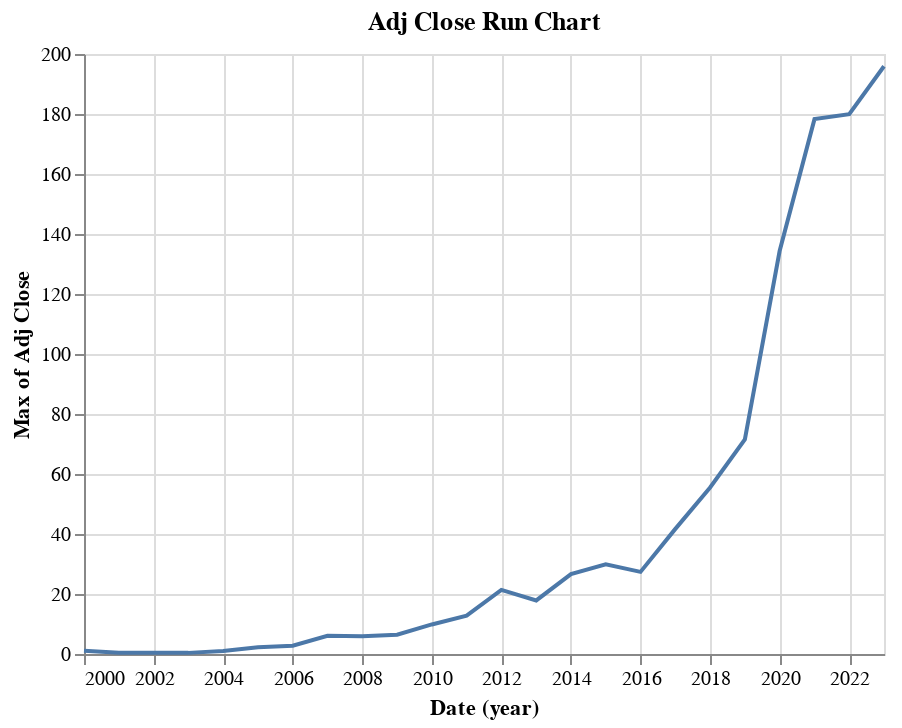

Notebook code for this chart:
### Code cell
alt.data_transformers.enable('default', max_rows=None)
alt.Chart(df).mark_line().encode(
    x = 'year(Date):T',
    y = 'max(Adj Close)'
).properties(
    title = 'Adj Close Run Chart'
)

### Figure 1 — Vega-Lite specification as saved in the notebook (floating-point values rounded to 4 significant figures; data arrays with more than 128 entries replaced by an {"elided": "..."} marker saying what was removed)
{"config": {"view": {"continuousWidth": 400, "continuousHeight": 300}}, "data": {"name": "data-ad3f23460b759d4c90c392723d6e4aab"}, "mark": "line", "encoding": {"x": {"field": "Date", "timeUnit": "year", "type": "temporal"}, "y": {"aggregate": "max", "field": "Adj Close", "type": "quantitative"}}, "title": "Adj Close Run Chart", "$schema": "https://vega.github.io/schema/vega-lite/v4.17.0.json", "datasets": {"data-ad3f23460b759d4c90c392723d6e4aab": {"elided": "6018 records"}}}
